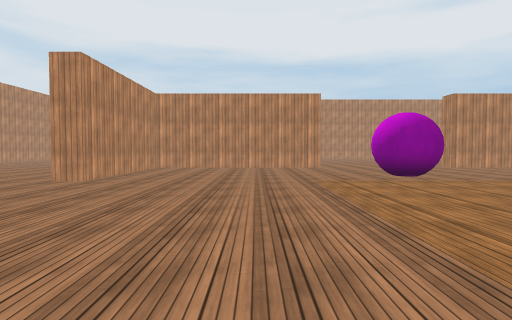
[1] (above)

14 first-person views from a walk through a Unity game level. The camera is 1.2 m above the floor, tilts 2° down and sees 80° across. The floor is counted in squares, 2 m on a side. Each view is taken from the middle of a square. On the plan, view 1 faces up. The plan holds only what a view shows up to about 9 squares ahead; the rest is blank. Surface patterns are stand-ins for the level's own textures.

[2]
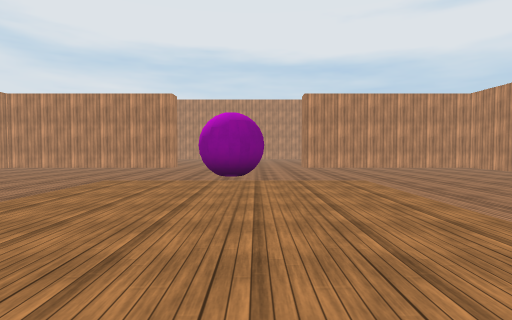

[3]
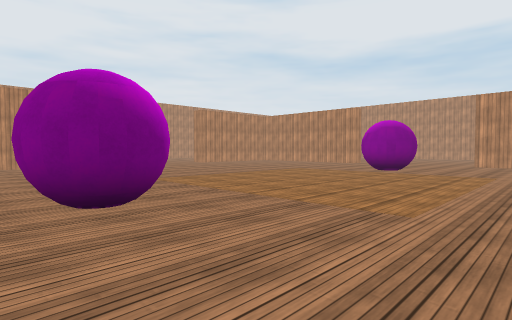

[4]
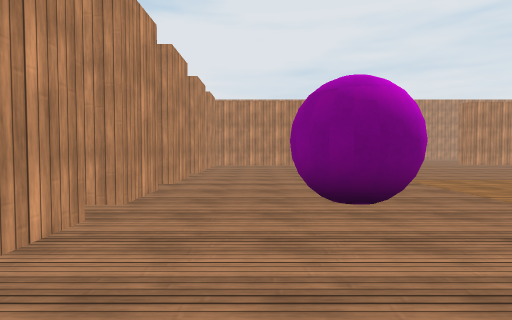

[5]
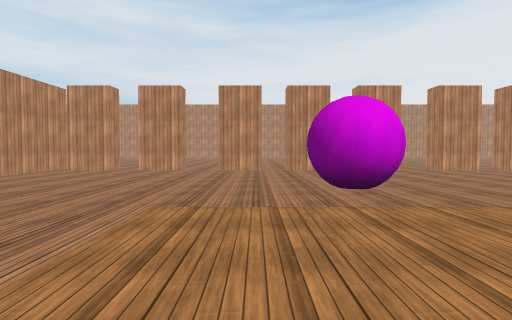

[6]
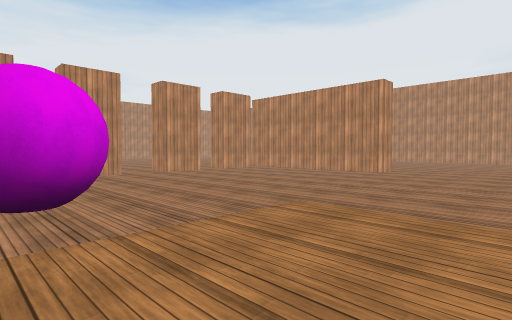

[7]
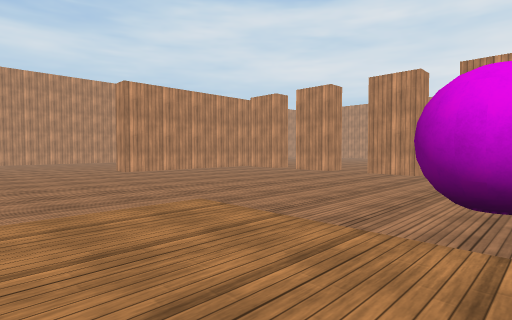

[8]
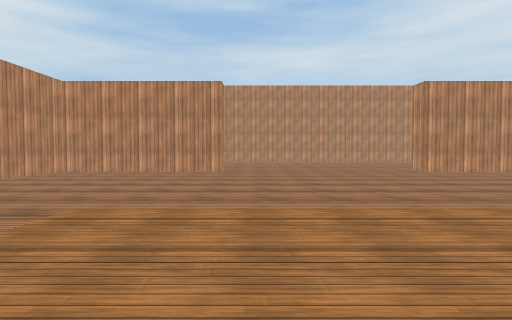

[9]
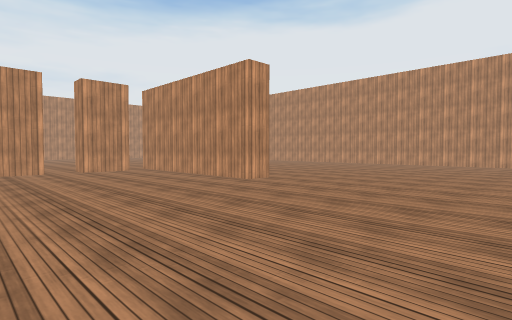

[10]
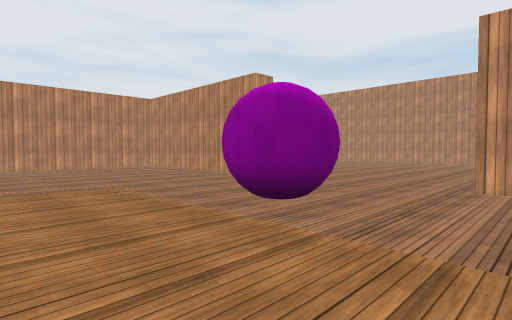

[11]
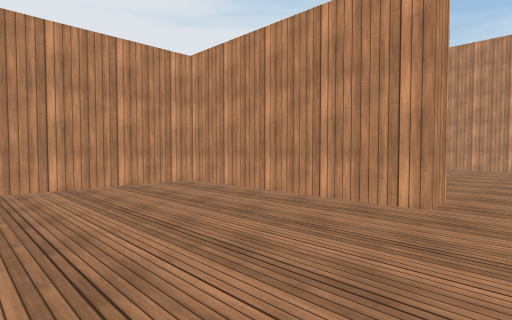

[12]
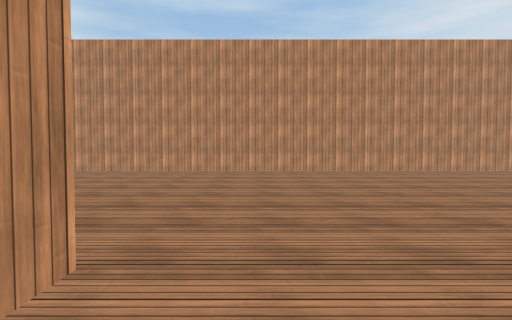

[13]
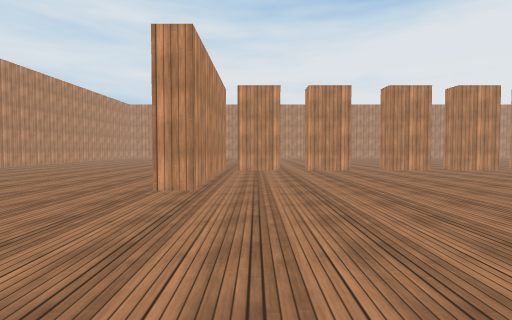

[14]
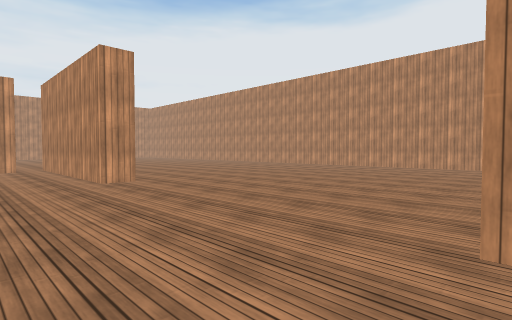

### Floor plan
Points are (right, up) in squares from view 1. A wall is a line through its corners. A room is listed if a view was taken in it or the views show most of it. See-through windows are left out.
Room 1 (views 1, 2, 3, 4, 5, 6, 7, 8, 9, 10, 11, 14)
walls: (3.2, -3.2) (4.3, -3.2) (4.3, -3.8); (1.5, -3.2) (2.6, -3.2); (4.8, -3.2) (5.9, -3.2) (5.9, -3.8); (-0.4, -3.2) (0.7, -3.2) (0.7, -3.8); (1.8, 8.2) (-2.7, 8.2) (-2.7, 4.7) (-3.2, 4.7); (-3.1, 0.3) (-2.7, 0.3) (-2.7, -3.8); (6.8, -3.8) (6.8, -3.2) (7.8, -3.2); (-2, -3.2) (-1, -3.2) (-1, -3.8); (9.8, 4.7) (9.8, 8.2) (5.3, 8.2); (8.4, -3.2) (9.5, -3.2); (9.8, -2.6) (9.8, 0.3)
ways out: opening at (-4.7, 3.5) to room 2; opening at (2, -3.7) to room 2; opening at (3.5, 9.2) to room 2; opening at (8, -3) to room 2; opening at (9.2, 3) to room 2; gap at (-1, -4) to room 2; gap at (5, -4) to room 2
objects: ball (3, -1) to (4, 0); ball (3, 7) to (4, 7)
Room 2 (views 12, 13)
walls: (2.6, -3.2) (2.6, -3.8); (7.8, -3.2) (7.8, -3.8); (8.4, -3.8) (8.4, -3.2); (9.8, -3.8) (9.8, -2.6); (9.8, 0.3) (10.2, 0.3); (10.4, 4.7) (9.8, 4.7); (5.3, 8.2) (5.3, 8.8); (1.8, 8.8) (1.8, 8.2); (17.5, -3.1) (17.5, 9.1); (-11.5, 3.5) (-11.5, 2.6)
ways out: opening at (-4.7, 3.5) to room 1; opening at (2, -3.7) to room 1; opening at (3.5, 9.2) to room 1; opening at (8, -3) to room 1; opening at (9.2, 3) to room 1; gap at (-1, -4) to room 1; gap at (5, -4) to room 1

Where each view was taken, in squares from view 1:
view 1: 0 up, 0 right, facing up
view 2: 0 up, 4 right, facing up
view 3: 2 down, 7 right, facing up-left
view 4: 2 down, 7 right, facing left
view 5: 4 up, 5 right, facing down
view 6: 3 up, 4 right, facing down-left
view 7: 3 up, 3 right, facing down-right
view 8: 4 up, 3 right, facing right
view 9: 4 up, 1 right, facing down-left
view 10: 4 up, 6 right, facing up-left
view 11: 4 up, 7 right, facing up-right
view 12: 4 up, 9 right, facing right
view 13: 4 up, 9 right, facing down
view 14: 5 up, 1 left, facing down-left
